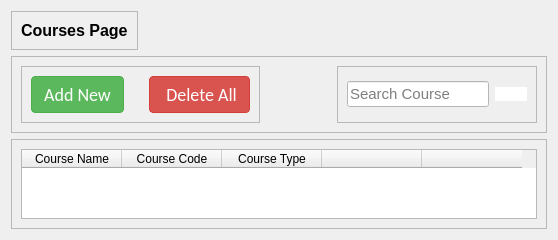
            <widget class="QWidget" name="courses_page">
             <layout class="QVBoxLayout" name="verticalLayout_12">
              <item alignment="Qt::AlignLeft|Qt::AlignTop">
               <widget class="QFrame" name="frame_13">
                <property name="frameShape">
                 <enum>QFrame::StyledPanel</enum>
                </property>
                <property name="frameShadow">
                 <enum>QFrame::Raised</enum>
                </property>
                <layout class="QHBoxLayout" name="horizontalLayout_12">
                 <item alignment="Qt::AlignLeft">
                  <widget class="QLabel" name="label_4">
                   <property name="font">
                    <font>
                     <family>Arial</family>
                     <pointsize>12</pointsize>
                     <weight>75</weight>
                     <bold>true</bold>
                    </font>
                   </property>
                   <property name="styleSheet">
                    <string notr="true">color: black;
</string>
                   </property>
                   <property name="text">
                    <string>Courses Page</string>
                   </property>
                  </widget>
                 </item>
                </layout>
               </widget>
              </item>
              <item alignment="Qt::AlignTop">
               <widget class="QFrame" name="frame_14">
                <property name="frameShape">
                 <enum>QFrame::StyledPanel</enum>
                </property>
                <property name="frameShadow">
                 <enum>QFrame::Raised</enum>
                </property>
                <layout class="QHBoxLayout" name="horizontalLayout_13">
                 <item alignment="Qt::AlignLeft">
                  <widget class="QFrame" name="frame_16">
                   <property name="styleSheet">
                    <string notr="true"/>
                   </property>
                   <property name="frameShape">
                    <enum>QFrame::StyledPanel</enum>
                   </property>
                   <property name="frameShadow">
                    <enum>QFrame::Raised</enum>
                   </property>
                   <layout class="QHBoxLayout" name="horizontalLayout_14">
                    <property name="spacing">
                     <number>25</number>
                    </property>
                    <item>
                     <widget class="QPushButton" name="add_course_button">
                      <property name="font">
                       <font>
                        <family>Calibri</family>
                        <pointsize>-1</pointsize>
                        <weight>50</weight>
                        <bold>false</bold>
                       </font>
                      </property>
                      <property name="styleSheet">
                       <string notr="true">QPushButton
{
 display: inline-block;
  padding: 6px 12px;
  margin-bottom: 0;
  font-size: 18px;
  font-weight: normal;
  line-height: 1.42857143;
  text-align: center;
  white-space: nowrap;
  vertical-align: middle;
  -ms-touch-action: manipulation;
      touch-action: manipulation;
  cursor: pointer;
  -webkit-user-select: none;
     -moz-user-select: none;
      -ms-user-select: none;
          user-select: none;
  background-image: none;
  border: 1px solid transparent;
  border-radius: 4px;
color: #fff; 
background-color: #5cb85c;
  border-color: #4cae4c;
}


:hover
{
 color: #fff;
  background-color: #449d44;
  border-color: #398439;
}</string>
                      </property>
                      <property name="text">
                       <string>Add New</string>
                      </property>
                      <property name="icon">
                       <iconset resource="icons.qrc">
                        <normaloff>:/icons/icons/icons8-add-48.png</normaloff>:/icons/icons/icons8-add-48.png</iconset>
                      </property>
                      <property name="iconSize">
                       <size>
                        <width>24</width>
                        <height>24</height>
                       </size>
                      </property>
                     </widget>
                    </item>
                    <item>
                     <widget class="QPushButton" name="course_delete_all_button">
                      <property name="font">
                       <font>
                        <family>Calibri</family>
                        <pointsize>-1</pointsize>
                        <weight>50</weight>
                        <bold>false</bold>
                       </font>
                      </property>
                      <property name="styleSheet">
                       <string notr="true">QPushButton
{
 display: inline-block;
  padding: 6px 12px;
  margin-bottom: 0;
  font-size: 18px;
  font-weight: normal;
  line-height: 1.42857143;
  text-align: center;
  white-space: nowrap;
  vertical-align: middle;
  -ms-touch-action: manipulation;
      touch-action: manipulation;
  cursor: pointer;
  -webkit-user-select: none;
     -moz-user-select: none;
      -ms-user-select: none;
          user-select: none;
  background-image: none;
  border: 1px solid transparent;
  border-radius: 4px;
color: #fff; 
background-color: #5cb85c;
  border-color: #4cae4c;
}
QPushButton
{
color: #fff;
  background-color: #d9534f;
  border-color: #d43f3a;

}


:hover
{
 color: #fff;
  background-color: #c9302c;
  border-color: #ac2925;
}
</string>
                      </property>
                      <property name="text">
                       <string> Delete All</string>
                      </property>
                      <property name="icon">
                       <iconset resource="icons.qrc">
                        <normaloff>:/icons/icons/delete_icon_red.png</normaloff>:/icons/icons/delete_icon_red.png</iconset>
                      </property>
                      <property name="iconSize">
                       <size>
                        <width>24</width>
                        <height>24</height>
                       </size>
                      </property>
                     </widget>
                    </item>
                   </layout>
                  </widget>
                 </item>
                 <item alignment="Qt::AlignRight">
                  <widget class="QFrame" name="frame_17">
                   <property name="frameShape">
                    <enum>QFrame::StyledPanel</enum>
                   </property>
                   <property name="frameShadow">
                    <enum>QFrame::Raised</enum>
                   </property>
                   <layout class="QHBoxLayout" name="horizontalLayout_15">
                    <item>
                     <widget class="QLineEdit" name="course_search_text">
                      <property name="font">
                       <font>
                        <family>Arial</family>
                        <pointsize>11</pointsize>
                       </font>
                      </property>
                      <property name="styleSheet">
                       <string notr="true">background-color: white;
border-bottom: 1px solid; 
color: black;</string>
                      </property>
                      <property name="placeholderText">
                       <string>Search Course</string>
                      </property>
                     </widget>
                    </item>
                    <item alignment="Qt::AlignLeft">
                     <widget class="QPushButton" name="pushButton">
                      <property name="styleSheet">
                       <string notr="true">background-color: white;
border-style: none; </string>
                      </property>
                      <property name="text">
                       <string/>
                      </property>
                      <property name="icon">
                       <iconset resource="icons.qrc">
                        <normaloff>:/icons/icons/icons8-search-50.png</normaloff>:/icons/icons/icons8-search-50.png</iconset>
                      </property>
                      <property name="iconSize">
                       <size>
                        <width>24</width>
                        <height>24</height>
                       </size>
                      </property>
                     </widget>
                    </item>
                   </layout>
                  </widget>
                 </item>
                </layout>
               </widget>
              </item>
              <item>
               <widget class="QFrame" name="frame_15">
                <property name="sizePolicy">
                 <sizepolicy hsizetype="Preferred" vsizetype="Expanding">
                  <horstretch>0</horstretch>
                  <verstretch>0</verstretch>
                 </sizepolicy>
                </property>
                <property name="frameShape">
                 <enum>QFrame::StyledPanel</enum>
                </property>
                <property name="frameShadow">
                 <enum>QFrame::Raised</enum>
                </property>
                <layout class="QHBoxLayout" name="horizontalLayout_16">
                 <item>
                  <widget class="QTableWidget" name="course_table">
                   <property name="font">
                    <font>
                     <family>Arial</family>
                     <weight>50</weight>
                     <bold>false</bold>
                     <kerning>true</kerning>
                    </font>
                   </property>
                   <property name="styleSheet">
                    <string notr="true"/>
                   </property>
                   <property name="lineWidth">
                    <number>1</number>
                   </property>
                   <property name="sizeAdjustPolicy">
                    <enum>QAbstractScrollArea::AdjustToContents</enum>
                   </property>
                   <property name="editTriggers">
                    <set>QAbstractItemView::NoEditTriggers</set>
                   </property>
                   <property name="alternatingRowColors">
                    <bool>true</bool>
                   </property>
                   <property name="gridStyle">
                    <enum>Qt::NoPen</enum>
                   </property>
                   <property name="sortingEnabled">
                    <bool>true</bool>
                   </property>
                   <property name="wordWrap">
                    <bool>true</bool>
                   </property>
                   <attribute name="horizontalHeaderMinimumSectionSize">
                    <number>47</number>
                   </attribute>
                   <attribute name="horizontalHeaderHighlightSections">
                    <bool>true</bool>
                   </attribute>
                   <attribute name="horizontalHeaderStretchLastSection">
                    <bool>false</bool>
                   </attribute>
                   <attribute name="verticalHeaderVisible">
                    <bool>false</bool>
                   </attribute>
                   <attribute name="verticalHeaderCascadingSectionResizes">
                    <bool>false</bool>
                   </attribute>
                   <attribute name="verticalHeaderMinimumSectionSize">
                    <number>28</number>
                   </attribute>
                   <attribute name="verticalHeaderHighlightSections">
                    <bool>true</bool>
                   </attribute>
                   <attribute name="verticalHeaderShowSortIndicator" stdset="0">
                    <bool>true</bool>
                   </attribute>
                   <attribute name="verticalHeaderStretchLastSection">
                    <bool>false</bool>
                   </attribute>
                   <column>
                    <property name="text">
                     <string>Course Name</string>
                    </property>
                   </column>
                   <column>
                    <property name="text">
                     <string>Course Code</string>
                    </property>
                   </column>
                   <column>
                    <property name="text">
                     <string>Course Type</string>
                    </property>
                   </column>
                   <column>
                    <property name="text">
                     <string/>
                    </property>
                   </column>
                   <column>
                    <property name="text">
                     <string/>
                    </property>
                   </column>
                  </widget>
                 </item>
                </layout>
               </widget>
              </item>
             </layout>
            </widget>
